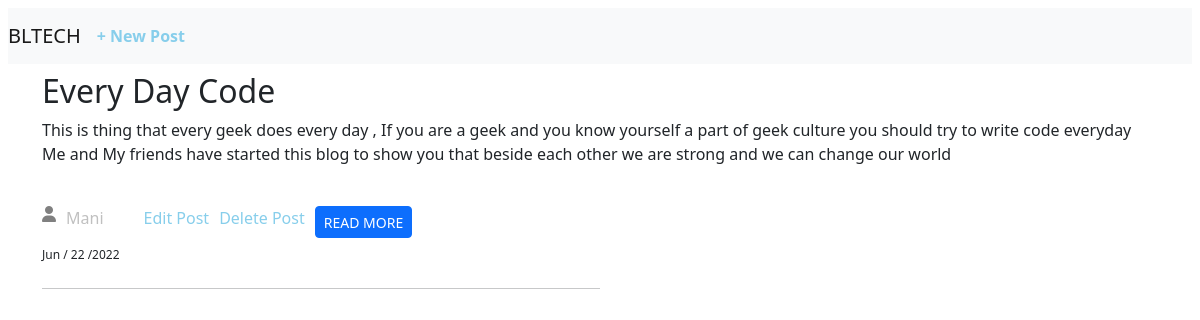
The page / on the database its author committed.
### blog/models.py (models this page shows, shortened)
class Post(models.Model):
    title = models.CharField(max_length=200)
    author = models.ForeignKey('auth.User',
    on_delete=models.CASCADE,
    )
    body = models.TextField()
    created_on = models.DateTimeField(auto_now_add=True)
    status = models.IntegerField(choices=STATUS, default=0)

### blog/views.py (the view)
# urls.py: path('',BlogListView.as_view(),name='home'),
class BlogListView(ListView):
    queryset = Post.objects.filter(status=1).order_by('-created_on')
    model = Post
    template_name = 'home.html'
    context_object_name = 'all_posts'

### templates/home.html
{% extends 'base.html' %}
{% block content %}
<div class="container">
  <div class="post-row">
    {% for post in all_posts %}
       <div class="title">
          <h1 class="title-text">{{post.title}}</h1>
       </div>
       <div class="body">
         <p class="description">{{post.body}}</p>
       </div>
       <div class="details functions">
          <i class='fas fa-user user-icon'></i>
          <p class='author-name'>{{post.author}}</p>
          <a class='edit-icon' href="{% url 'post_edit' post.pk %}">Edit Post</a>
          <a class='delete-icon' href="{% url 'post_delete' post.pk %}">Delete Post</a>
          <button class=' mb-2 btn btn-primary btn-sm' href="{% url 'post_detail' post.pk %}"type="button">READ MORE</button>
      </div>
      <p class='post-date'>{{post.created_on|date:"M / d /Y"}}</p>
      <hr class="my-4" style="width:50%;">
      {% endfor %}
</div>
</div>
{% endblock content %}

### templates/base.html (shortened to what this page needs)
{% load static %}
<!DOCTYPE html>
<html lang="en" dir="ltr">
  <head>
<link href="https://cdn.jsdelivr.net/npm/bootstrap@5.2.0-beta1/dist/css/bootstrap.min.css"
rel="stylesheet">
    <link rel="stylesheet" href="{% static 'css/base.css' %}">
    <link rel="stylesheet" href="https://cdnjs.cloudflare.com/ajax/libs/font-awesome/6.1.1/css/all.min.css">
  </head>
  <body>
    <nav class=" m-2 navbar navbar-expand-lg navbar-light bg-light">
    <a class="navbar-brand" href="#">BLTECH</a>
    <a class='new-post' href="{% url 'post_new' %}">+ New Post</a>
  </nav>
    {% block content %}
    {% endblock content %}
  </body>
</html>

### static/css/base.css (style rules this page uses)
body { font-size:16px; }
.navbar .new-post { text-decoration: none; color:skyblue; font-weight:800; }
.new-post { text-decoration: none; }
.title .title-text { font-size:32px; }
.body .description { font-size:16px; font-weight:100; }
.details { display: flex; margin-top:40px; }
.details .user-icon { color:gray; }
.details .author-name { text-transform: capitalize; font-size:16px; color:silver; }
.details .user-icon { margin-right:10px; }
.details .author-name { margin-right:40px; }
.post-date { font-size:12px; font-weight:300; }
.functions a { text-decoration: none; }
.functions .edit-icon { margin-right:10px; font-size:16px; color:skyblue; }
.functions .delete-icon { margin-right:10px; font-size:16px; color:skyblue; }

### rows shown on the page
Post: title "Every Day Code", body "This is thing that every geek does every day , If you are a geek and you know yourself a part of geek culture you should try to write code everyday Me and My friends have started this blog to show you that beside each other we are strong and we can change our world", author "Mani", created_on "Jun / 22 /2022"
